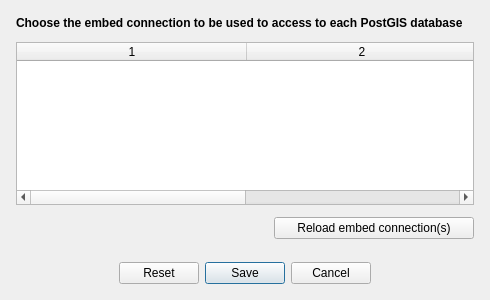
<?xml version="1.0" encoding="UTF-8"?>
<ui version="4.0">
 <class>dlg_pgdb_connections</class>
 <widget class="QDialog" name="dlg_pgdb_connections">
  <property name="geometry">
   <rect>
    <x>0</x>
    <y>0</y>
    <width>490</width>
    <height>300</height>
   </rect>
  </property>
  <property name="minimumSize">
   <size>
    <width>490</width>
    <height>200</height>
   </size>
  </property>
  <property name="maximumSize">
   <size>
    <width>500</width>
    <height>300</height>
   </size>
  </property>
  <property name="windowTitle">
   <string>PostGIS database configuration</string>
  </property>
  <property name="windowIcon">
   <iconset>
    <normaloff>:/plugins/Isogeo/resources/settings/gear.svg</normaloff>:/plugins/Isogeo/resources/settings/gear.svg</iconset>
  </property>
  <property name="windowOpacity">
   <double>0.950000000000000</double>
  </property>
  <property name="locale">
   <locale language="English" country="UnitedStates"/>
  </property>
  <property name="sizeGripEnabled">
   <bool>false</bool>
  </property>
  <layout class="QGridLayout" name="gridLayout">
   <item row="0" column="0">
    <layout class="QVBoxLayout" name="verticalLayout">
     <property name="spacing">
      <number>12</number>
     </property>
     <property name="sizeConstraint">
      <enum>QLayout::SetDefaultConstraint</enum>
     </property>
     <property name="leftMargin">
      <number>5</number>
     </property>
     <property name="topMargin">
      <number>5</number>
     </property>
     <property name="rightMargin">
      <number>5</number>
     </property>
     <property name="bottomMargin">
      <number>5</number>
     </property>
     <item>
      <widget class="QLabel" name="label">
       <property name="sizePolicy">
        <sizepolicy hsizetype="Expanding" vsizetype="Expanding">
         <horstretch>0</horstretch>
         <verstretch>0</verstretch>
        </sizepolicy>
       </property>
       <property name="maximumSize">
        <size>
         <width>490</width>
         <height>20</height>
        </size>
       </property>
       <property name="font">
        <font>
         <weight>75</weight>
         <bold>true</bold>
        </font>
       </property>
       <property name="acceptDrops">
        <bool>true</bool>
       </property>
       <property name="text">
        <string>Choose the embed connection to be used to access to each PostGIS database</string>
       </property>
       <property name="scaledContents">
        <bool>true</bool>
       </property>
      </widget>
     </item>
     <item>
      <layout class="QHBoxLayout" name="horizontalLayout">
       <item>
        <widget class="QTableWidget" name="tbl">
         <property name="sizePolicy">
          <sizepolicy hsizetype="Expanding" vsizetype="Expanding">
           <horstretch>0</horstretch>
           <verstretch>0</verstretch>
          </sizepolicy>
         </property>
         <property name="minimumSize">
          <size>
           <width>0</width>
           <height>100</height>
          </size>
         </property>
         <property name="maximumSize">
          <size>
           <width>16777215</width>
           <height>200</height>
          </size>
         </property>
         <property name="autoFillBackground">
          <bool>false</bool>
         </property>
         <property name="editTriggers">
          <set>QAbstractItemView::CurrentChanged</set>
         </property>
         <property name="alternatingRowColors">
          <bool>false</bool>
         </property>
         <property name="selectionMode">
          <enum>QAbstractItemView::ExtendedSelection</enum>
         </property>
         <property name="sortingEnabled">
          <bool>false</bool>
         </property>
         <property name="rowCount">
          <number>0</number>
         </property>
         <property name="columnCount">
          <number>2</number>
         </property>
         <attribute name="horizontalHeaderVisible">
          <bool>true</bool>
         </attribute>
         <attribute name="horizontalHeaderCascadingSectionResizes">
          <bool>false</bool>
         </attribute>
         <attribute name="horizontalHeaderDefaultSectionSize">
          <number>230</number>
         </attribute>
         <attribute name="horizontalHeaderHighlightSections">
          <bool>false</bool>
         </attribute>
         <attribute name="horizontalHeaderMinimumSectionSize">
          <number>20</number>
         </attribute>
         <attribute name="horizontalHeaderShowSortIndicator" stdset="0">
          <bool>false</bool>
         </attribute>
         <attribute name="horizontalHeaderStretchLastSection">
          <bool>false</bool>
         </attribute>
         <attribute name="verticalHeaderVisible">
          <bool>false</bool>
         </attribute>
         <column/>
         <column/>
        </widget>
       </item>
      </layout>
     </item>
     <item>
      <layout class="QHBoxLayout" name="horizontalLayout_2">
       <item>
        <spacer name="horizontalSpacer">
         <property name="orientation">
          <enum>Qt::Horizontal</enum>
         </property>
         <property name="sizeHint" stdset="0">
          <size>
           <width>40</width>
           <height>20</height>
          </size>
         </property>
        </spacer>
       </item>
       <item>
        <widget class="QPushButton" name="btn_reload_conn">
         <property name="minimumSize">
          <size>
           <width>200</width>
           <height>0</height>
          </size>
         </property>
         <property name="maximumSize">
          <size>
           <width>200</width>
           <height>16777215</height>
          </size>
         </property>
         <property name="text">
          <string>Reload embed connection(s)</string>
         </property>
        </widget>
       </item>
      </layout>
     </item>
     <item>
      <spacer name="verticalSpacer">
       <property name="orientation">
        <enum>Qt::Vertical</enum>
       </property>
       <property name="sizeHint" stdset="0">
        <size>
         <width>20</width>
         <height>40</height>
        </size>
       </property>
      </spacer>
     </item>
     <item>
      <widget class="QDialogButtonBox" name="btnbox">
       <property name="maximumSize">
        <size>
         <width>600</width>
         <height>16777215</height>
        </size>
       </property>
       <property name="layoutDirection">
        <enum>Qt::LeftToRight</enum>
       </property>
       <property name="autoFillBackground">
        <bool>false</bool>
       </property>
       <property name="locale">
        <locale language="English" country="UnitedStates"/>
       </property>
       <property name="orientation">
        <enum>Qt::Horizontal</enum>
       </property>
       <property name="standardButtons">
        <set>QDialogButtonBox::Cancel|QDialogButtonBox::Reset|QDialogButtonBox::Save</set>
       </property>
       <property name="centerButtons">
        <bool>true</bool>
       </property>
      </widget>
     </item>
    </layout>
   </item>
  </layout>
 </widget>
 <resources/>
 <connections>
  <connection>
   <sender>btnbox</sender>
   <signal>accepted()</signal>
   <receiver>dlg_pgdb_connections</receiver>
   <slot>accept()</slot>
   <hints>
    <hint type="sourcelabel">
     <x>248</x>
     <y>254</y>
    </hint>
    <hint type="destinationlabel">
     <x>157</x>
     <y>274</y>
    </hint>
   </hints>
  </connection>
  <connection>
   <sender>btnbox</sender>
   <signal>rejected()</signal>
   <receiver>dlg_pgdb_connections</receiver>
   <slot>reject()</slot>
   <hints>
    <hint type="sourcelabel">
     <x>316</x>
     <y>260</y>
    </hint>
    <hint type="destinationlabel">
     <x>286</x>
     <y>274</y>
    </hint>
   </hints>
  </connection>
 </connections>
</ui>
